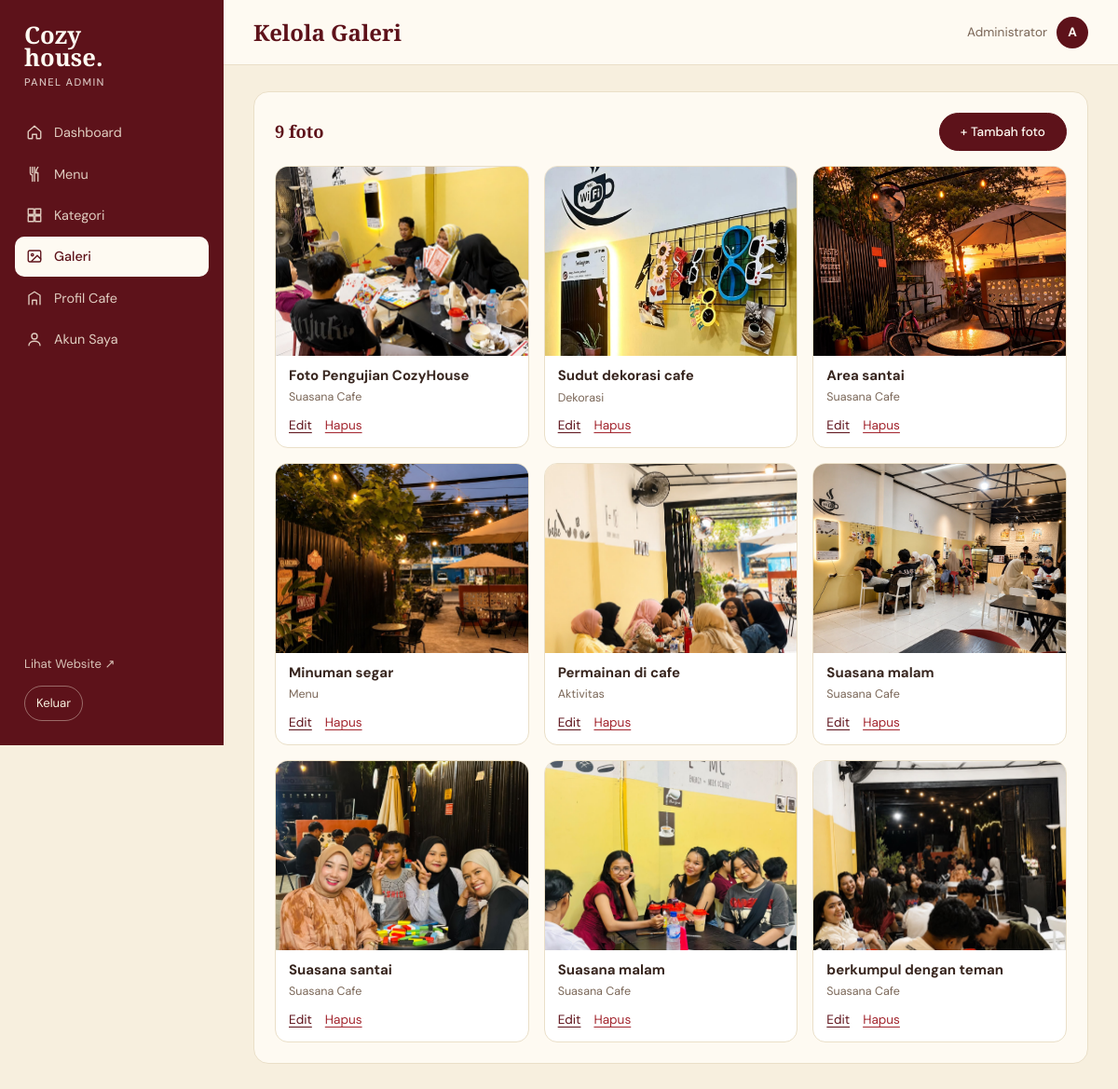
Page /admin/galeri.php (signed in) on the committed database.
### tables this page shows
CREATE TABLE IF NOT EXISTS `galeri` (
  `id_galeri` int NOT NULL AUTO_INCREMENT,
  `judul_foto` varchar(100) NOT NULL,
  `kategori` varchar(50) DEFAULT NULL,
  `gambar` varchar(255) NOT NULL,
  `deskripsi` text,
  PRIMARY KEY (`id_galeri`)
);

### admin/includes/functions.php (called while the page is built, shortened)
<?php
function e($teks): string
{
    return htmlspecialchars((string) $teks, ENT_QUOTES, 'UTF-8');
}
function url_gambar(?string $nama): string
{
    return URL_GAMBAR . rawurlencode(basename((string) $nama));
}

### admin/galeri.php (the view, shortened to what this page needs)
<?php
require __DIR__ . '/includes/bootstrap.php';
$foto = $conn->query('SELECT id_galeri, judul_foto, kategori, gambar FROM galeri ORDER BY id_galeri ASC')->fetch_all(MYSQLI_ASSOC);
include __DIR__ . '/includes/layout_header.php';
?>
<section class="card">
  <div class="card-head">
    <h2><?= count($foto) ?> foto</h2>
    <a class="btn" href="galeri_form.php">+ Tambah foto</a>
  </div>
  <?php if ($foto): ?>
  <div class="gallery-grid">
    <?php foreach ($foto as $f): ?>
      <figure class="g-item">
        <img src="<?= e(url_gambar($f['gambar'])) ?>" alt="<?= e($f['judul_foto']) ?>" loading="lazy">
        <figcaption>
          <b><?= e($f['judul_foto']) ?></b>
          <small><?= e($f['kategori'] ?: 'Tanpa kategori') ?></small>
          <div class="actions">
            <a class="link" href="galeri_form.php?id=<?= (int) $f['id_galeri'] ?>">Edit</a>
            <form method="post" action="galeri_hapus.php" data-confirm="Hapus foto &quot;<?= e($f['judul_foto']) ?>&quot;?">
              <button class="link danger" type="submit">Hapus</button>
            </form>
          </div>
        </figcaption>
      </figure>
    <?php endforeach; ?>
  </div>
  <?php else: ?>
    <p class="empty">Belum ada foto galeri.</p>
  <?php endif; ?>
</section>
<?php include __DIR__ . '/includes/layout_footer.php'; ?>

### admin/assets/css/admin.css (style rules this page uses)
:root { --cream: #fefaf2; --sand: #f7efde; --maroon: #5d121a; --maroon-dark: #44090f; --ink: #38261f; --muted: #7a6657; --line: #eadfc8; --ok: #2f6b3f; --warn: #9a6200; --danger: #a3262f; --serif: "Playfair Display", Georgia, serif; --sans: "DM Sans", system-ui, sans-serif; --side: 240px; }
* { box-sizing: border-box; margin: 0; padding: 0; }
body { font-family: var(--sans); background: var(--sand); color: var(--ink); line-height: 1.55; font-size: 15px; }
img { display: block; max-width: 100%; }
a { color: inherit; text-decoration: none; }
.card { background: var(--cream); border: 1px solid var(--line); border-radius: 16px; padding: 22px; margin-bottom: 22px; }
.card-head { display: flex; align-items: center; justify-content: space-between; gap: 14px; flex-wrap: wrap; margin-bottom: 16px; }
.card-head h2 { font-family: var(--serif); color: var(--maroon); font-size: 1.15rem; }
.btn { display: inline-block; background: var(--maroon); color: var(--cream); padding: 9px 22px; border-radius: 999px; font: inherit; font-size: .85rem; font-weight: 500; border: 1px solid var(--maroon); cursor: pointer; transition: background .15s; }
.link { background: none; border: 0; font: inherit; font-size: .85rem; color: var(--maroon); cursor: pointer; text-decoration: underline; text-underline-offset: 3px; }
.link.danger { color: var(--danger); }
.actions { display: flex; gap: 14px; align-items: center; justify-content: flex-end; }
.actions form { display: inline; }
.gallery-grid { display: grid; grid-template-columns: repeat(auto-fill, minmax(210px, 1fr)); gap: 16px; }
.g-item { border: 1px solid var(--line); border-radius: 14px; overflow: hidden; background: #fff; }
.g-item img { width: 100%; aspect-ratio: 4/3; object-fit: cover; background: var(--sand); }
.g-item figcaption { padding: 10px 14px 12px; display: flex; flex-direction: column; gap: 2px; }
.g-item small { color: var(--muted); }
.g-item .actions { justify-content: flex-start; margin-top: 6px; }

### rows in the picture
galeri: gambar (picture), judul_foto "Foto Pengujian CozyHouse", kategori "Suasana Cafe"
galeri: gambar (picture), judul_foto "Sudut dekorasi cafe", kategori "Dekorasi"
galeri: gambar (picture), judul_foto "Area santai", kategori "Suasana Cafe"
galeri: gambar (picture), judul_foto "Minuman segar", kategori "Menu"
galeri: gambar (picture), judul_foto "Permainan di cafe", kategori "Aktivitas"
galeri: gambar (picture), judul_foto "Suasana malam", kategori "Suasana Cafe"
galeri: gambar (picture), judul_foto "Suasana santai", kategori "Suasana Cafe"
galeri: gambar (picture), judul_foto "Suasana malam", kategori "Suasana Cafe"
galeri: gambar (picture), judul_foto "berkumpul dengan teman", kategori "Suasana Cafe"

### other values in the picture
$label "Dashboard"
$label "Menu"
$label "Kategori"
$label "Galeri"
$label "Profil Cafe"
$label "Akun Saya"
$judul "Kelola Galeri"
$admin['nama'] "Administrator"
substr($admin['nama'] ?? 'A', 0, 1) "A"
count($foto) "9"
